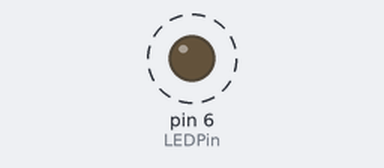
This sketch was run on a simulated Arduino Uno, built with avr-gcc and run on an emulated ATmega328P. Shown: output pins drawn as LEDs (lit = HIGH). Dashed ring = blinking.

Above: at 0.2 s.
Timing chart, 0 to 3.0 s (numbered marks = the images above):
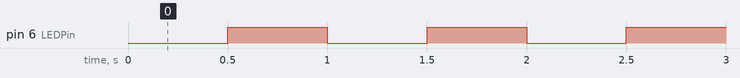

Measured:
- by itself, pin 6 (LEDPin): alternates HIGH for 0.50 s and LOW for 0.50 s

The sketch:

SimpleTOVInterrupt.ino
```cpp
//Simple example "TOV" (Timer Overflow) Interrupts

#define LEDPin 6

const static int startCount = 34286; //original 34286

void setup() {
  // put your setup code here, to run once:

  pinMode(LEDPin, OUTPUT);

  //initalize timer 1
  noInterrupts();
  TCCR1A = 0;
  TCCR1B = 0;


   //preload the counter with 65535 - 16MHZ / 256 / 2
   TCNT1 = startCount; //34286;

   //set the prescaler to 256
   TCCR1B |= _BV (CS12);

   //enable timer compare interrupt
   TIMSK1 = _BV (TOIE1);


   //turn interrupts back on
   interrupts();


}

void loop() {
  // put your main code here, to run repeatedly:

}

ISR (TIMER1_OVF_vect)
{
  digitalWrite(LEDPin, !digitalRead(LEDPin));
  TCNT1 = startCount; //34286;
}
```
